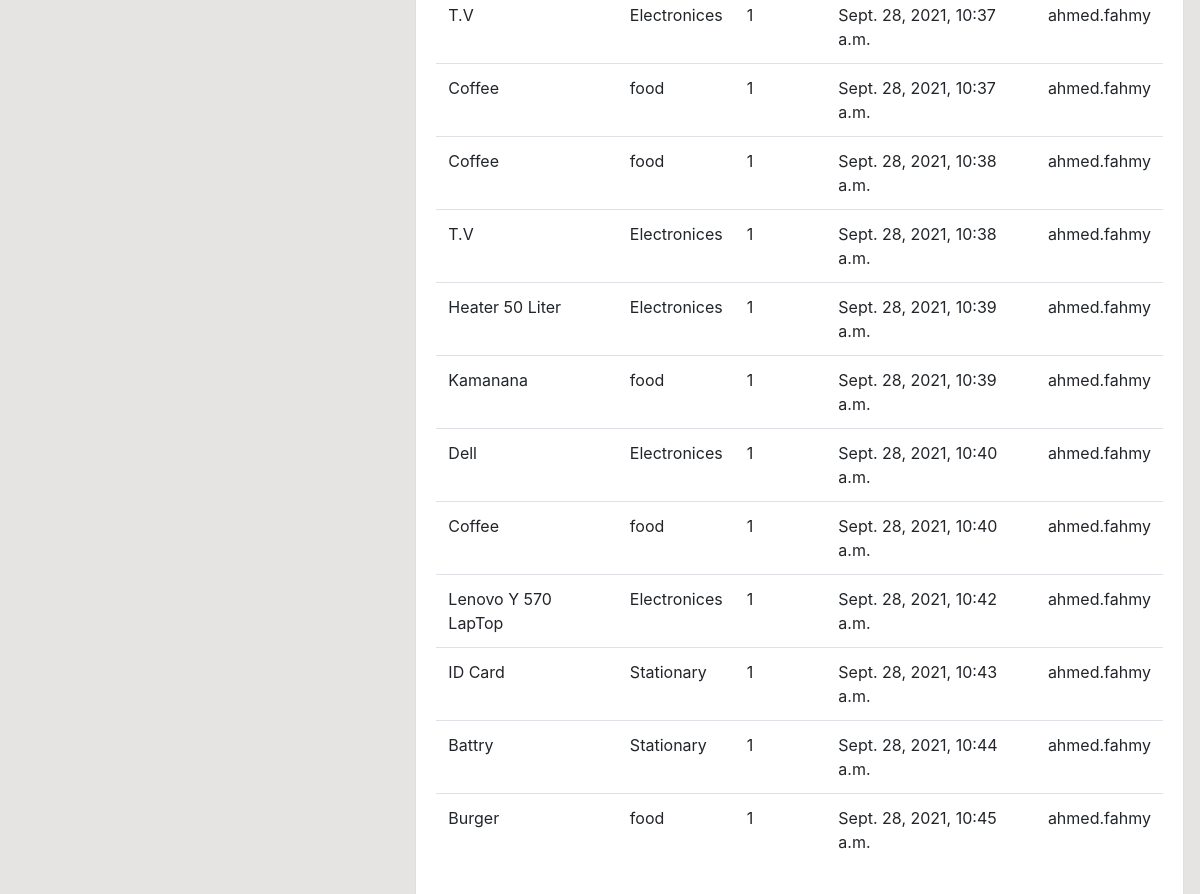
The page /dashboard/ (signed in, lower part) on the database as committed earlier.
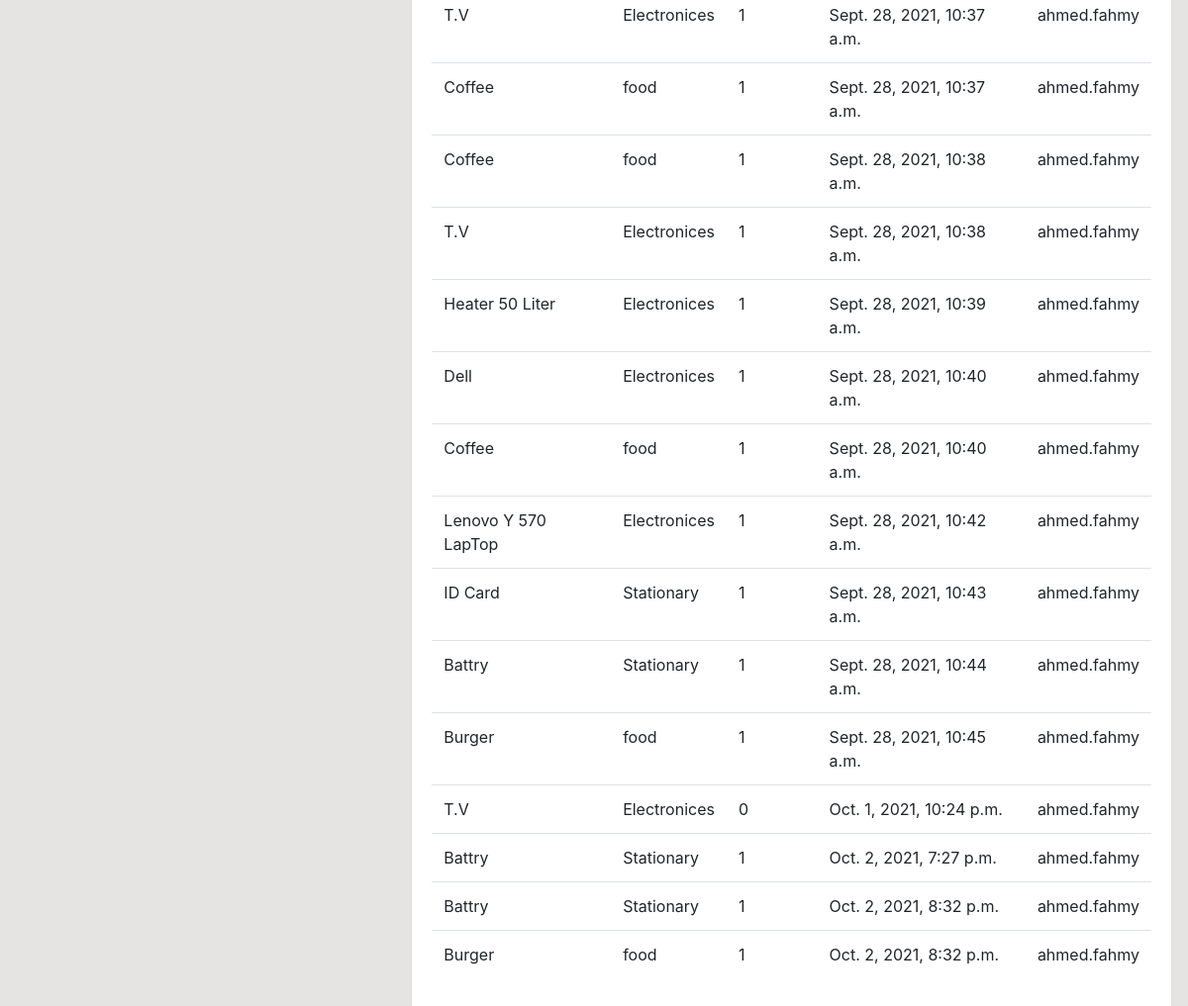
The same page on the database as committed later.
### homepage/models.py (models this page shows, shortened)
class Order(models.Model):
    product = models.ForeignKey(Product, on_delete=models.CASCADE, null=True)
    staff = models.ForeignKey(User, models.CASCADE, default=True)
    order_quantity = models.PositiveIntegerField(default=1)
    date = models.DateTimeField(auto_now_add=True)
    class Meta:
        verbose_name_plural='Order ---'

class Product (models.Model):
    name = models.CharField(max_length=200, null=True)
    category = models.CharField(max_length=20, choices=CATEGORY, null=True)
    quantity = models.PositiveIntegerField(null=True)
    class Meta:
        verbose_name_plural = 'Product ***'
    def __str__(self):
        return f'{self.name}-{self.quantity}'

### homepage/views.py (the view)
# urls.py: path('',views.index,name='dashboard_index'),
@login_required
def index(request):
    orders=Order.objects.all()
    products=Product.objects.all()
    staffsCounts=User.objects.count()
    productsCounts=Product.objects.count()
    ordersCounts=Order.objects.count()
    if request.method=="POST":
        form=OrderForm(request.POST)
        if form.is_valid:
            instance=form.save(commit=False)
            instance.staff = request.user
            instance.save()
            order_product_name=form.cleaned_data.get('product')
            messages.success(request,f'Order of {order_product_name} has been created successfully')
            return redirect('dashboard_index')
    else:
        form=OrderForm()
    context = {
        'orders':orders,
        'form':form,
        'products':products,
        'staffsCounts':staffsCounts,
        'productsCounts':productsCounts,
        'ordersCounts':ordersCounts,
    }
    return render(request, 'dashboard/index.html',context)

### templates/dashboard/index.html (shortened to what the changed rows need)
{% extends 'partials/base.html' %}
{% block content %}
{% if user.is_authenticated and user.is_staff and user.is_superuser %}
{% include 'partials/topnav.html' %}
    <div class="container">
        <div class="row my-5">
            <div class="col-md-6">
                <h6 class="text-center">This is chart display the stock of products</h6>
                <hr>
                <div class="bg-white ">
                    <canvas id="myChart1" width="400" height="300"></canvas>
                    <script>
                        //Step 19;For making colors backgroud and border Automated (For chart1)
                        //
                        const labels_products=[
                            {% for x in products %}
                                '{{x.name}}',
                            {% endfor %}
                        ];
                        const stock_product=[
                        {% for x in products %}
                            {{x.quantity}},
                        {% endfor %}
                        ];
                        //Step 19;Create vairables for (For chart1)
                        const backgroundcolor_chat1=[];
                        const bordercolor_chart1=[];
                        //Step 19;For loop random colors (For chart1)
                        for(i=0;i<labels_products.length; i++){
                            const r=Math.floor(Math.random()*255);
                            const g=Math.floor(Math.random()*255);
                            const b=Math.floor(Math.random()*255);
                            backgroundcolor_chat1.push('rgba('+r+','+g+','+b+',0.2)');
                            bordercolor_chart1.push('rgba('+r+','+g+','+b+',1)')
                        }
                        //=================================Step 19;colors backgroud and border Automate
                        var ctx = document.getElementById('myChart1').getContext('2d');
                        var myChart1 = new Chart(ctx, {
                            type: 'bar',
                            data: {
                                labels: labels_products,
                                datasets: [{
                                    label: 'Availble quatity Products',
                                    data: stock_product,
                                    backgroundColor:backgroundcolor_chat1,
                                    borderColor:bordercolor_chart1,
                                    borderWidth: 1
                                }]
                            },
                            options: {
                                scales: {
                                    yAxes: [{
                                        ticks: {
                                            beginAtZero: true
                                        }
                                    }]
                                }
                            }
                        });
                    </script>
                </div>
            </div>
            <div class="col-md-6">
                <h6 class="text-center">This is chart display all orders per day</h6>
                <hr>
                <div class="bg-white">
                    <canvas id="myChart2" width="400" height="300"></canvas>
                    <script>
                        //Step 19;For making colors backgroud and border Automated (For chart1)
                        const labels_date=[
                            {% for x in orders %}
                                '{{x.date}}',
                            {% endfor %}
                        ];
                        const orders=[
                        {% for x in orders %}
                            {{x.order_quantity}},
                        {% endfor %}
                        ];
                        //Step 19;Create vairables for (For chart1)
                        const backgroundcolor_chat2=[];
                        const bordercolor_chart2=[];
                        //Step 19;For loop random colors (For chart1)
                        for(i=0;i<labels_date.length; i++){
                            const r=Math.floor(Math.random()*255);
                            const g=Math.floor(Math.random()*255);
                            const b=Math.floor(Math.random()*255);
                            backgroundcolor_chat2.push('rgba('+r+','+g+','+b+',0.2)');
                            bordercolor_chart2.push('rgba('+r+','+g+','+b+',1)')
                        }
                        //=================================Step 19;colors backgroud and border Automate
                        var ctx = document.getElementById('myChart2').getContext('2d');
                        var myChart2 = new Chart(ctx, {
                            type: 'bar',
                            data: {
                                labels: labels_date,
                                datasets: [{
                                    label: 'Quatity Orders',
                                    data: orders,
                                    backgroundColor: backgroundcolor_chat2,
                                    borderColor: bordercolor_chart2,
                                    borderWidth: 1
                                }]
                            },
                            options: {
                                scales: {
                                    yAxes: [{
                                        ticks: {
                                            beginAtZero: true
                                        }
                                    }]
                                }
                            }
                        });
                    </script>
                </div>
            </div>
        </div>
    </div>
{% else %}
    {% include 'dashboard/staff_index.html' %}
{% endif %}
{% endblock %}

### templates/dashboard/staff_index.html (shortened to what this page needs)
{% load crispy_forms_tags %}
<div class="p-3">
    <div class="row mt-4">
        <div class="col-md-4">
        </div>
        <div class="col-md-8">
            <div class="card">
                <div class="card-body">
                    <table class="table bg-white">
                        <tbody>
                             {% for order in orders %}
                             {% if order.staff == user %}
                            <tr>
                                <td>{{order.product.name}}</td>
                                <td>{{order.product.category}}</td>
                                <td>{{order.order_quantity}}</td>
                                <td>{{order.date}}</td>
                                <td>{{order.staff.username}}</td>
                            </tr>
                            {% endif %}
							{% endfor %}
                        </tbody>
                    </table>
                </div>
            </div>
        </div>
    </div>
</div>

Rows that differ between the two databases and show on the page:
removed Order: product.name "Kamanana", product.category "food", order_quantity "1", date "Sept. 28, 2021, 10:39 a.m.", staff.username "ahmed.fahmy"
added Order: product.name "T.V", product.category "Electronices", order_quantity "0", date "Oct. 1, 2021, 10:24 p.m.", staff.username "ahmed.fahmy"
added Order: product.name "Battry", product.category "Stationary", order_quantity "1", date "Oct. 2, 2021, 7:27 p.m.", staff.username "ahmed.fahmy"
added Order: product.name "Battry", product.category "Stationary", order_quantity "1", date "Oct. 2, 2021, 8:32 p.m.", staff.username "ahmed.fahmy"
added Order: product.name "Burger", product.category "food", order_quantity "1", date "Oct. 2, 2021, 8:32 p.m.", staff.username "ahmed.fahmy"
